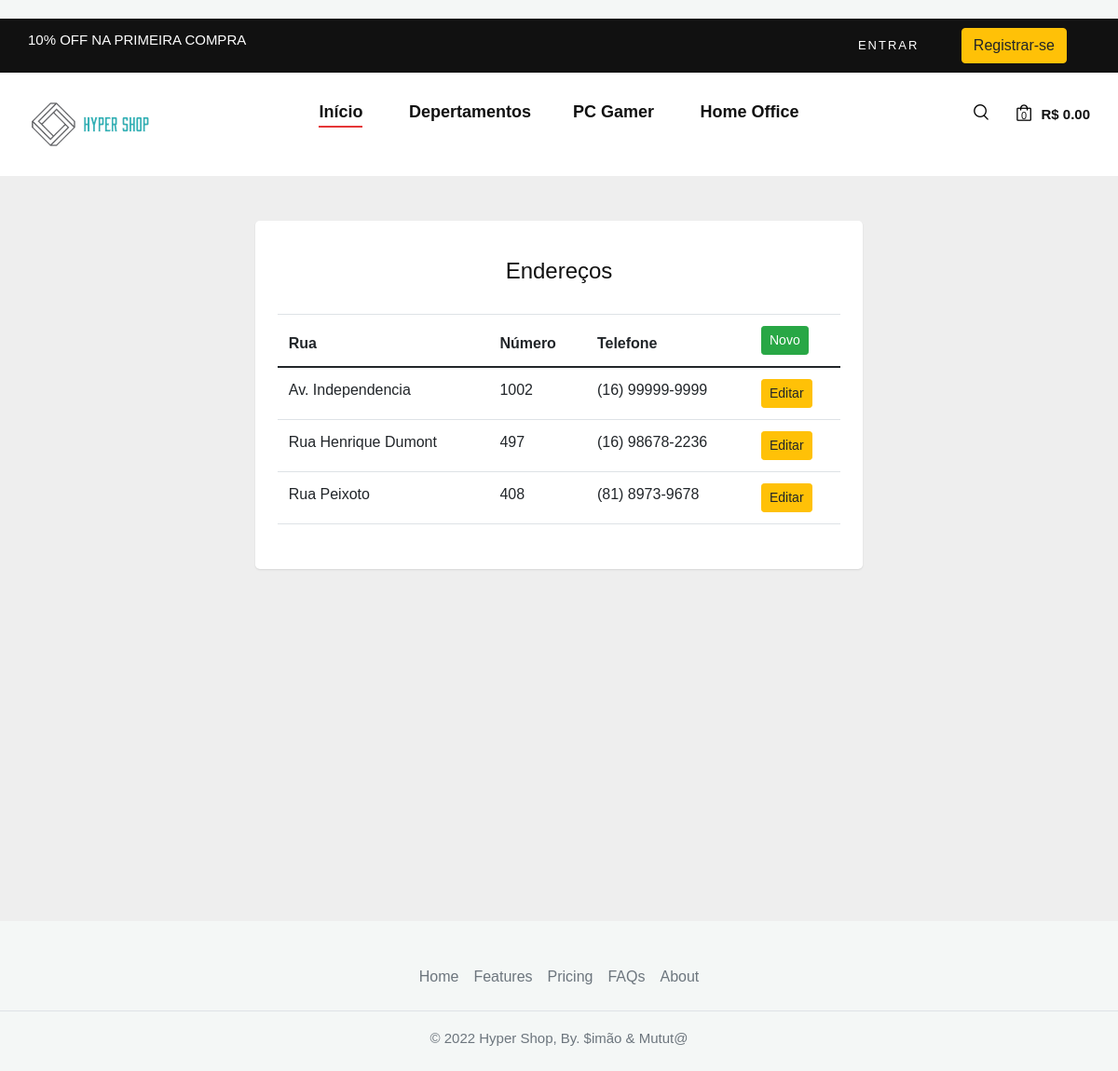
The page /produtos/endereco on the database its author committed.
### produtos/models.py (models this page shows)
class Cliente (models.Model):
    documento = models.CharField(max_length=20, help_text="Documento do Cliente")
    endereco = models.CharField(max_length=50, help_text="Endereco do Cliente")
    cep = models.CharField(max_length=20, help_text="Cep do Cliente")
    numero_residencia = models.CharField(max_length=20, help_text="Numero da Residencia do Cliente")
    uf = models.CharField(max_length=2, help_text="Estado do Cliente")
    telefone = models.CharField(max_length=15, help_text="Telefone do cliente")
    senha = models.CharField(max_length=16, help_text="Senha do cliente")

### produtos/views.py (the view)
# urls.py: path('endereco', views.EnderecoListView.as_view(), name='endereco'),
class EnderecoListView(generic.ListView):
    model = Cliente

### produtos/templates/produtos/cliente_list.html
{% extends 'base.html' %}
{% block conteudo %}
<section class="vh-100" style="background-color: #eee;">
    <div class="container py-5 h-50">
        <div class="row d-flex justify-content-center align-items-center h-100">
            <div class="col col-lg-9 col-xl-7">
                <div class="card rounded-3">
                    <div class="card-body p-4">
                        <h4 class="text-center my-3 pb-3">Endereços</h4>
                        {% if cliente_list %}
                        <table class="table mb-4">
                            <thead>
                                <tr>
                                    <th scope="col">Rua</th>
                                    <th scope="col">Número</th>
                                    <th scope="col">Telefone</th>
                                    <th scope="col"><a href="{% url 'cadastro_endereco' %}"><button class="btn btn-success btn-sm">Novo</button></a></th>
                                </tr>
                            </thead>
                            <tbody>
                                {% for cliente in cliente_list %}
                                <tr>
                                    <td>{{ cliente.endereco }}</td>
                                    <td>{{ cliente.numero_residencia }}</td>
                                    <td>{{ cliente.telefone }}</td>
                                    <td><a href="{% url 'editar_endereco' cliente.id %}"><button class="btn btn-warning btn-sm">Editar</button></td></a>
                                </tr>
                                {% endfor %}
                            </tbody>
                        </table>
                    {% else %}
                        <h5 class="text-center">Não existem endereços cadastrados no sistema.</h5>
                    {% endif %}
                    </div>
                </div>
            </div>
        </div>
    </div>
</section>
{% endblock %}

### static/css/style.css (style rules this page uses)
html, body { height: 100%; font-family: "Nunito Sans", sans-serif; -webkit-font-smoothing: antialiased; }
h1, h2, h3, h4, h5, h6 { margin: 0; color: #111111; font-weight: 400; font-family: "Nunito Sans", sans-serif; }
h4 { font-size: 24px; }
@media only screen and (min-width: 1200px) { .container { max-width: 1170px; } }

### produtos/templates/base.html (style rules this page uses)
body { margin-top: 20px; background-color: #f4f7f6; }
.card { background: #fff; margin-bottom: 30px; transition: .5s; border: 0; border-radius: .55rem; position: relative; width: 100%; box-shadow: 0 1px 2px 0 rgba(0, 0, 0, 0.1); }

### rows shown on the page
Cliente: endereco "Av. Independencia", numero_residencia "1002", telefone "(16) 99999-9999"
Cliente: endereco "Rua Henrique Dumont", numero_residencia "497", telefone "(16) 98678-2236"
Cliente: endereco "Rua Peixoto", numero_residencia "408", telefone "(81) 8973-9678"
